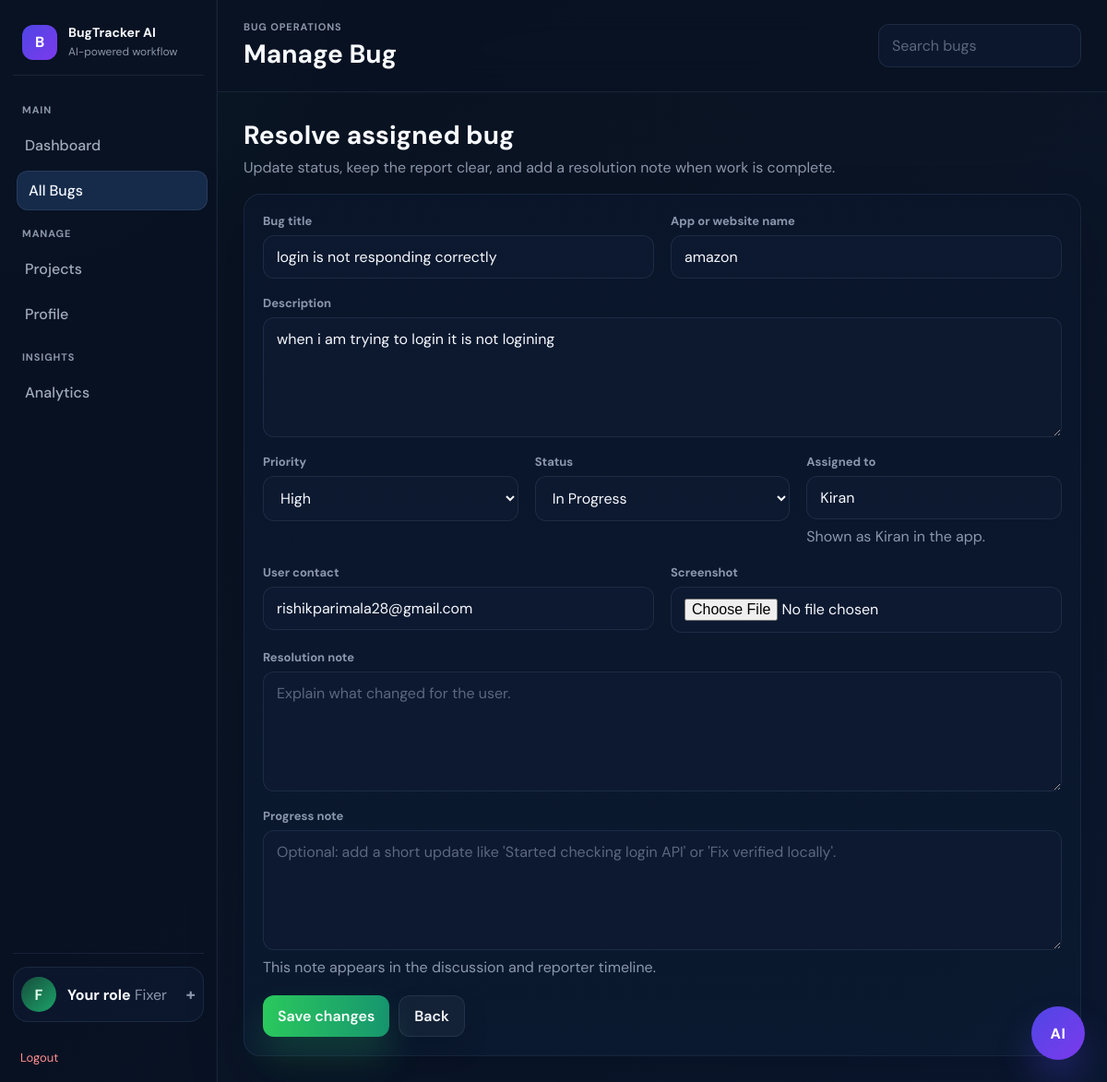
Page /edit/13 (signed in) on the committed database.
### tables this page shows
CREATE TABLE bugs (
        id INTEGER PRIMARY KEY AUTOINCREMENT,
        title TEXT,
        description TEXT,
        priority TEXT,
        status TEXT,
        assigned_to TEXT,
        created_at TEXT
    , reporter TEXT, app_name TEXT, steps TEXT, expected_result TEXT, actual_result TEXT, contact TEXT, resolution_note TEXT, fixed_at TEXT, screenshot_path TEXT, ai_summary TEXT, ai_priority TEXT, ai_suspected_cause TEXT, ai_fix_plan TEXT, ai_repro_steps TEXT, ai_resolution_summary TEXT);

### app.py (the view, shortened to what this page needs)
@app.route("/edit/<int:id>", methods=["GET", "POST"])
def edit_bug(id):
    if not is_logged_in():
        return redirect(url_for("login"))
    bug = get_bug_by_id(id)
    if not bug:
        flash("Bug report not found.", "error")
        return redirect(url_for("view_bugs"))
    if not (is_fixer() or is_admin()):
        flash("Only fixer or admin accounts can update bug status.", "error")
        return redirect(url_for("view_bugs"))
    if is_fixer() and bug["assigned_to"] != session["user"]:
        flash("This bug is assigned to a different fixer.", "error")
        return redirect(url_for("view_bugs"))
    return render_template(
        "edit_bug.html",
        bug=bug,
        fixers=get_fixers(),
        role=session.get("role", "user"),
        active_page="bugs"
    )

### app.py (called while the page is built)
def is_logged_in():
    return "user" in session

def is_fixer():
    return session.get("role") == "fixer"

def format_display_name(username):
    if not username:
        return "Unassigned"
    if username in DISPLAY_NAME_MAP:
        return DISPLAY_NAME_MAP[username]
    cleaned = str(username).replace("_", " ").strip()
    return cleaned

def format_role_label(role):
    labels = {
        "admin": "Admin",
        "fixer": "Fixer",
        "user": "Reporter",
    }
    return labels.get(role, str(role).title())

@app.context_processor
def inject_display_helpers():
    return {
        "display_name": format_display_name,
        "role_label": format_role_label,
    }

### database.py (called while the page is built)
def get_connection():
    conn = sqlite3.connect(DB_NAME)
    conn.row_factory = sqlite3.Row
    return conn

def get_fixers():
    conn = get_connection()
    cursor = conn.cursor()
    cursor.execute("SELECT * FROM users WHERE role='fixer' ORDER BY username")
    users = cursor.fetchall()
    conn.close()
    return users

def get_bug_by_id(bug_id):
    conn = get_connection()
    cursor = conn.cursor()
    cursor.execute("SELECT * FROM bugs WHERE id=?", (bug_id,))
    bug = cursor.fetchone()
    conn.close()
    return bug

### templates/edit_bug.html (shortened to what this page needs)
{% extends "base.html" %}
{% block page_title %}Manage Bug{% endblock %}
{% block content %}
<div class="page-header">
    <h2>{% if role == "fixer" %}Resolve assigned bug{% else %}Manage bug workflow{% endif %}</h2>
    <p>Update status, keep the report clear, and add a resolution note when work is complete.</p>
</div>
<section class="card">
    <form method="POST" enctype="multipart/form-data" class="form-grid">
        <div class="form-grid two-col">
            <div class="field">
                <label>Bug title</label>
                <input class="input" type="text" name="title" value="{{ bug['title'] or '' }}" required>
            </div>
            <div class="field">
                <label>App or website name</label>
                <input class="input" type="text" name="app_name" value="{{ bug['app_name'] or '' }}" required>
            </div>
        </div>
        <div class="field">
            <label>Description</label>
            <textarea class="textarea" name="description" required>{{ bug['description'] }}</textarea>
        </div>
        <div class="form-grid three-col">
            <div class="field">
                <label>Priority</label>
                <select class="select" name="priority" required>
                    {% for priority in ["High", "Medium", "Low"] %}
                    <option value="{{ priority }}" {% if bug['priority'] == priority %}selected{% endif %}>{{ priority }}</option>
                    {% endfor %}
                </select>
            </div>
            <div class="field">
                <label>Status</label>
                <select class="select" name="status" required>
                    {% for status in ["Open", "In Progress", "Resolved", "Closed"] %}
                    <option value="{{ status }}" {% if bug['status'] == status %}selected{% endif %}>{{ status }}</option>
                    {% endfor %}
                </select>
            </div>
            <div class="field">
                <label>Assigned to</label>
                {% if role == "admin" %}
                <select class="select" name="assigned_to" required>
                    {% for fixer in fixers %}
                    <option value="{{ fixer['username'] }}" {% if bug['assigned_to'] == fixer['username'] %}selected{% endif %}>{{ display_name(fixer["username"]) }}</option>
                    {% endfor %}
                </select>
                {% else %}
                <input class="input" type="text" name="assigned_to" value="{{ bug['assigned_to'] }}" required readonly>
                {% endif %}
                <div class="meta-copy">Shown as {{ display_name(bug['assigned_to']) }} in the app.</div>
            </div>
        </div>
        <div class="form-grid two-col">
            <div class="field">
                <label>User contact</label>
                <input class="input" type="text" name="contact" value="{{ bug['contact'] or '' }}" required>
            </div>
            <div class="field">
                <label>Screenshot</label>
                <input class="input" type="file" name="screenshot" accept=".png,.jpg,.jpeg,.gif,.webp">
            </div>
        </div>
        <div class="field">
            <label>Resolution note</label>
            <textarea class="textarea" name="resolution_note" placeholder="Explain what changed for the user.">{{ bug['resolution_note'] or '' }}</textarea>
        </div>
        <div class="field">
            <label>Progress note</label>
            <textarea class="textarea" name="progress_note" placeholder="Optional: add a short update like 'Started checking login API' or 'Fix verified locally'."></textarea>
            <div class="meta-copy">This note appears in the discussion and reporter timeline.</div>
        </div>
        <div class="form-actions">
            <button class="btn btn-primary" type="submit">Save changes</button>
            <a class="btn" href="{{ url_for('view_bugs') }}">Back</a>
        </div>
    </form>
</section>
{% endblock %}

### rows in the picture
bugs: title "login is not responding correctly", app_name "amazon", description "when i am trying to login it is not logining", priority "High", status "In Progress", assigned_to "Kiran", contact "rishikparimala28@gmail.com"

### other values in the picture
{{ role_label(role)[0] }} "F"
{{ role_label(role) }} "Fixer"
